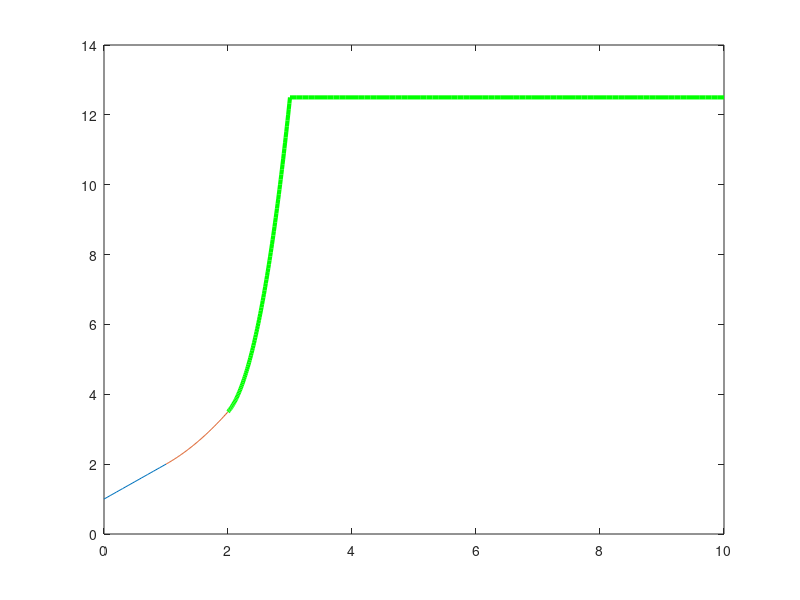

The MATLAB source for this figure:
%Creeaza vectorii de date si reprezinta grafic parabolele:
%y1=x1+1, x1=0:0.1:1;
%y2=x2.^2/2+1.5, x2=1:0.01:2;
%y3=x3.^3-10*x3+15.5, x3=2:0.01:3;
%y4=12.5, x4=3:0.1:10;

x1=0:0.1:1;
%a fost creat vectorul abscisa x1 ale carui elemente apartin intervalului [0;1]
y1=x1+1;
%a fost creat vectorul ordonata y1 prin efectuarea formulei pentru fiecare element din vectorul x1,y1 avand acelasi numar de elemente ca x1

x2=1:0.01:2;
%a fost creat vectorul abscisa x2 ale carui elemente apartin intervalului [1;2]
y2=x2.^2/2+1.5;
%a fost creat vectorul ordonata y2 prin efectuarea formulei pentru fiecare element din vectorul x2,y2 avand acelasi numar de elemente ca x2

x3=2:0.01:3;
%a fost creat vectorul abscisa x3 ale carui elemente apartin intervalului [2;3]
y3=x3.^3-10*x3+15.5;
%a fost creat vectorul ordonata y3 prin efectuarea formulei pentru fiecare element din vectorul x3,y3 avand acelasi numar de elemente ca x3

x4=3:0.1:10;
%a fost creat vectorul abscisa x4 ale carui elemente apartin intervalului [3;10]
y4=x4*0+12.5;
%a fost creat vectorul ordonata y4 care are valoare constanta

plot(x1,y1,x2,y2,x3,y3,'Color','g','LineWidth',3);
%reprezentarea grafica a functiei in coordonate liniare cu linie de culoare verde si de grosime 3

hold on;
%se activeaza mecanismul de suprapunere succesiva a graficelor

plot(x4,y4,'Color','g','LineWidth',3);
%reprezentarea grafica a functiei in coordonate liniare cu linie de culoare verde si de grosime 3

hold off;
%se dezactiveaza mecanismul de suprapunere succesiva a graficelor